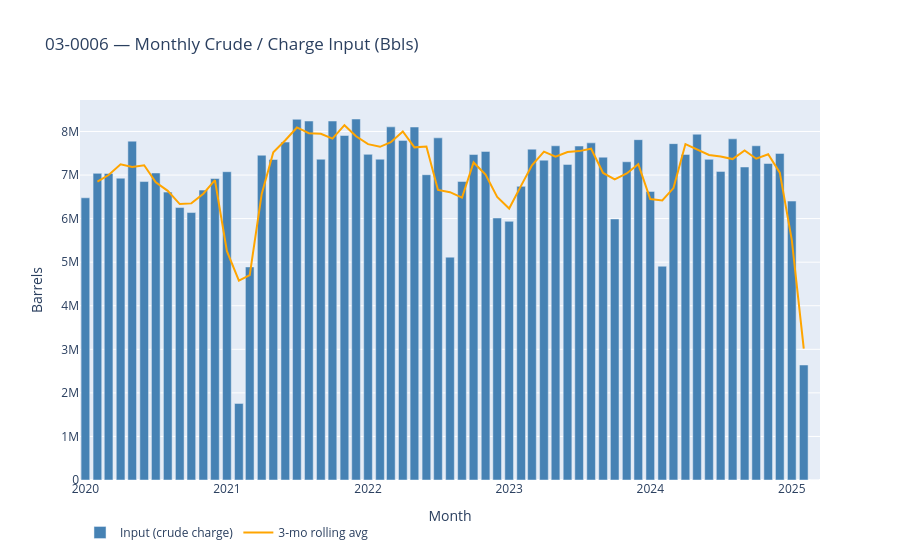

Notebook code for this chart:
### Markdown cell above
## 2  Crude Throughput (Input)

### Code cell
# ── Detect crude / charge codes ─────────────────────────────────────────────
# Code 1 = Crude; also include any product with significant 'Input' volume
crude_codes = raw.groupby('material')['Input'].sum()
crude_codes = crude_codes[crude_codes > crude_codes.max() * 0.05].index.tolist()

crude = raw[raw['material'].isin(crude_codes)].copy()
crude_monthly = crude.groupby('period')[['Input', 'Receipts', 'Products Manufactured']].sum().reset_index()
crude_monthly['period_dt'] = crude_monthly['period'].dt.to_timestamp()

fig = go.Figure()
fig.add_trace(go.Bar(x=crude_monthly['period_dt'], y=crude_monthly['Input'],
                     name='Input (crude charge)', marker_color='steelblue'))
fig.add_trace(go.Scatter(x=crude_monthly['period_dt'],
                         y=crude_monthly['Input'].rolling(3, center=True).mean(),
                         mode='lines', name='3-mo rolling avg',
                         line=dict(color='orange', width=2)))
fig.update_layout(
    title=f'{REFINERY_NAME} — Monthly Crude / Charge Input (Bbls)',
    xaxis_title='Month', yaxis_title='Barrels',
    legend=dict(orientation='h'),
    hovermode='x unified',
)
fig.show()

print(f'Avg monthly input : {crude_monthly["Input"].mean():,.0f} bbls')
print(f'Peak month        : {crude_monthly.loc[crude_monthly["Input"].idxmax(), "period_dt"].strftime("%b %Y")} '
      f'({crude_monthly["Input"].max():,.0f} bbls)')
